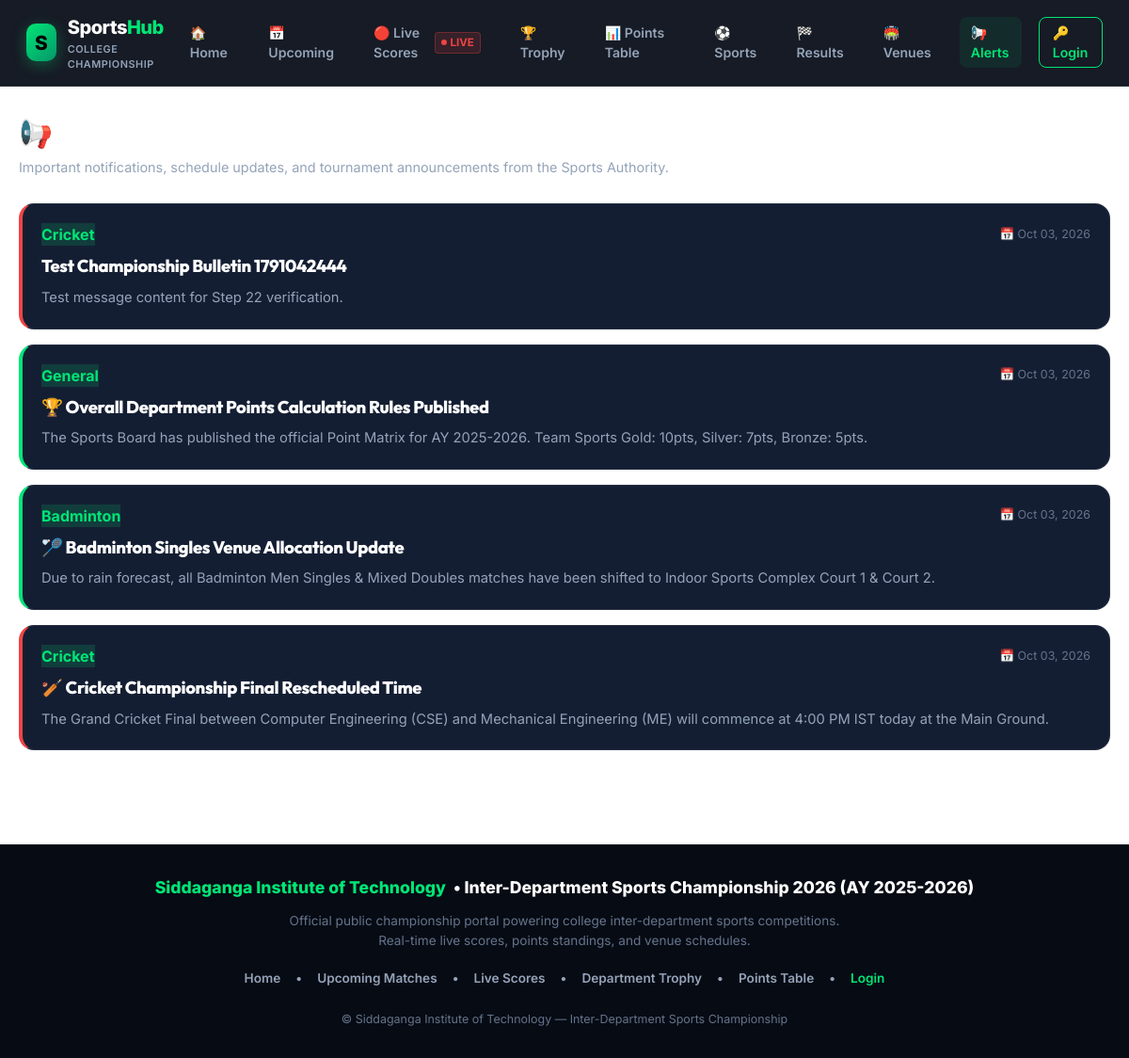
/public/announcements.php, run on the app's committed database.
### tables this page shows
CREATE TABLE `announcements` (
  `id` int(11) NOT NULL AUTO_INCREMENT,
  `title` varchar(255) NOT NULL,
  `message` text NOT NULL,
  `sport` varchar(100) DEFAULT 'General',
  `target_audience` varchar(50) DEFAULT 'Everyone',
  `department` varchar(100) DEFAULT NULL,
  `priority` enum('Normal','Important','Urgent') DEFAULT 'Normal',
  `status` varchar(50) DEFAULT 'Published',
  `publish_date` datetime DEFAULT NULL,
  `created_at` datetime DEFAULT current_timestamp(),
  PRIMARY KEY (`id`)
);

CREATE TABLE `settings` (
  `setting_key` varchar(100) NOT NULL,
  `setting_value` text DEFAULT NULL,
  `updated_at` datetime DEFAULT current_timestamp() ON UPDATE current_timestamp(),
  PRIMARY KEY (`setting_key`)
);

### includes/database.php (called while the page is built, shortened)
<?php
class Database {
    private static $instance = null;
    private $pdo = null;
    private function __construct() {
        try {
            $dsn = "mysql:host=" . DB_HOST . ";port=" . DB_PORT . ";dbname=" . DB_NAME . ";charset=" . DB_CHARSET;
            $options = [
                PDO::ATTR_ERRMODE            => PDO::ERRMODE_EXCEPTION,
                PDO::ATTR_DEFAULT_FETCH_MODE => PDO::FETCH_ASSOC,
                PDO::ATTR_EMULATE_PREPARES   => false,
                PDO::ATTR_TIMEOUT            => 2,
            ];
            $this->pdo = new PDO($dsn, DB_USER, DB_PASS, $options);
            $this->isDemoMode = false;
        } catch (PDOException $e) {
            $this->pdo = null;
            $this->isDemoMode = true;
            $this->connectionStatusMessage = "[DEV NOTICE] MySQL not active or pending setup. Running in Demo Mode.";
        }
    }
    public static function getInstance() {
        if (self::$instance === null) {
            self::$instance = new Database();
        }
        return self::$instance;
    }
    public function getConnection() {
        return $this->pdo;
    }
    public function executeQuery($sql, $params = []) {
        try {
            $stmt = $this->pdo->prepare($sql);
            $stmt->execute($params);
            return $stmt;
        } catch (PDOException $e) {
            error_log("Database Query Error: " . $e->getMessage());
            return false;
        }
    }
    public function fetchAll($sql, $params = []) {
        $stmt = $this->executeQuery($sql, $params);
        return $stmt ? $stmt->fetchAll() : [];
    }
    public function fetchOne($sql, $params = []) {
        $stmt = $this->executeQuery($sql, $params);
        return $stmt ? $stmt->fetch() : null;
    }
}
function getDB() {
    return Database::getInstance();
}
function fetchAll($sql, $params = []) {
    return getDB()->fetchAll($sql, $params);
}
function fetchOne($sql, $params = []) {
    return getDB()->fetchOne($sql, $params);
}

### includes/auth.php (called while the page is built, shortened)
<?php
require_once __DIR__ . '/database.php';
function getSetting($key, $default = '') {
    $db = getDB();
    if ($db->getConnection()) {
        $row = fetchOne("SELECT setting_value FROM settings WHERE setting_key = :k", [':k' => $key]);
        if ($row && $row['setting_value'] !== null) {
            return $row['setting_value'];
        }
    }
    $defaults = [
        'college_name' => 'Siddaganga Institute of Technology',
        'championship_title' => 'Inter-Department Sports Championship 2026',
        'academic_year' => '2025-2026',
        'college_logo' => 'assets/images/college-logo.png',
        'championship_banner' => 'assets/images/hero-bg.jpg',
        'primary_contact_email' => 'sports@sit.ac.in',
        'primary_contact_phone' => '+91 98765 43210',
        'default_timezone' => 'Asia/Kolkata',
        'date_format' => 'Y-m-d H:i:s',
        'footer_text' => '© Siddaganga Institute of Technology — Inter-Department Sports Championship',
        'public_visibility' => '1',
        'notify_upcoming' => '1',
        'notify_live' => '1',
        'notify_results' => '1'
    ];
    return $defaults[$key] ?? $default;
}

### public/announcements.php (the view, shortened to what this page needs)
<?php
require_once __DIR__ . '/../includes/database.php';
require_once __DIR__ . '/../includes/auth.php';
$db = getDB();
$announcements = [];
if ($db->getConnection()) {
    $announcements = fetchAll("
        SELECT * FROM announcements
        WHERE LOWER(status) = 'published'
        AND (LOWER(target_audience) = 'everyone' OR target_audience IS NULL)
        ORDER BY id DESC
    ");
}
include_once __DIR__ . '/../includes/public-header.php';
?>
<div style="margin-bottom: 28px;">
  <h1 style="font-size: 1.8rem; font-weight: 800; color: #fff; margin-bottom: 4px;">📢 Official Championship Bulletins</h1>
  <p style="color: var(--text-muted); font-size: 0.9rem;">Important notifications, schedule updates, and tournament announcements from the Sports Authority.</p>
</div>
<?php if (empty($announcements)): ?>
  <div class="card" style="text-align: center; padding: 48px 20px;">
    <div style="font-size: 3rem; margin-bottom: 12px;">📢</div>
    <h3 style="color: #fff; font-weight: 700; margin-bottom: 8px;">No announcements available.</h3>
    <p style="color: var(--text-muted); font-size: 0.9rem;">Check back later for official tournament bulletins and schedule updates.</p>
  </div>
<?php else: ?>
  <div style="display: flex; flex-direction: column; gap: 16px;">
    <?php foreach ($announcements as $a): ?>
      <div style="background: var(--bg-card); border: 1px solid var(--border-subtle); border-radius: var(--radius-lg); padding: 20px; border-left: 4px solid <?php echo ($a['priority'] === 'Urgent' || $a['priority'] === 'High') ? 'var(--accent-red)' : 'var(--accent-green)'; ?>;">
        <div style="display: flex; justify-content: space-between; align-items: center; margin-bottom: 8px;">
          <span class="badge" style="background: rgba(0, 230, 118, 0.15); color: var(--accent-green); font-weight: 700;">
            <?php echo htmlspecialchars($a['sport']); ?>
          </span>
          <span style="font-size: 0.78rem; color: var(--text-dim);">📅 <?php echo date('M d, Y', strtotime($a['created_at'] ?? 'now')); ?></span>
        </div>
        <h3 style="font-size: 1.15rem; font-weight: 800; color: #fff; margin-bottom: 8px;">
          <?php echo htmlspecialchars($a['title']); ?>
        </h3>
        <p style="color: var(--text-muted); font-size: 0.92rem; line-height: 1.6; margin: 0;">
          <?php echo htmlspecialchars($a['message']); ?>
        </p>
      </div>
    <?php endforeach; ?>
  </div>
<?php endif; ?>
<?php include_once __DIR__ . '/../includes/public-footer.php'; ?>

### includes/public-footer.php (shortened to what this page needs)
</div>
<footer style="background: #070b14; border-top: 1px solid var(--border-subtle); padding: 32px 20px; text-align: center; color: var(--text-muted); font-size: 0.85rem; margin-top: 40px;">
  <div style="max-width: 1280px; margin: 0 auto; display: flex; flex-direction: column; align-items: center; gap: 12px;">
    <div style="display: flex; align-items: center; gap: 8px; font-weight: 800; color: #fff; font-size: 1.1rem;">
      <span style="color: var(--accent-green);"><?php echo htmlspecialchars(getSetting('college_name')); ?></span> &bull; <?php echo htmlspecialchars(getSetting('championship_title')); ?> (AY <?php echo htmlspecialchars(getSetting('academic_year')); ?>)
    </div>
    <p style="margin: 0; max-width: 600px; color: var(--text-dim);">
      Official public championship portal powering college inter-department sports competitions. Real-time live scores, points standings, and venue schedules.
    </p>
    <div style="display: flex; gap: 16px; margin-top: 8px; font-weight: 600;">
      <a href="<?php echo BASE_URL; ?>/public/home.php" style="color: var(--text-muted); text-decoration: none;">Home</a> &bull;
      <a href="<?php echo BASE_URL; ?>/public/upcoming.php" style="color: var(--text-muted); text-decoration: none;">Upcoming Matches</a> &bull;
      <a href="<?php echo BASE_URL; ?>/public/live-score.php" style="color: var(--text-muted); text-decoration: none;">Live Scores</a> &bull;
      <a href="<?php echo BASE_URL; ?>/public/trophy.php" style="color: var(--text-muted); text-decoration: none;">Department Trophy</a> &bull;
      <a href="<?php echo BASE_URL; ?>/public/points-table.php" style="color: var(--text-muted); text-decoration: none;">Points Table</a> &bull;
      <a href="<?php echo BASE_URL; ?>/auth/login.php" style="color: var(--accent-green); text-decoration: none;">Login</a>
    </div>
    <div style="font-size: 0.78rem; color: var(--text-dim); margin-top: 12px;">
      <?php echo htmlspecialchars(getSetting('footer_text')); ?>
    </div>
  </div>
</footer>
</body>
</html>

### assets/css/style.css (style rules this page uses)
:root { --bg-dark-base: #070b14; --bg-dark-surface: #0e1526; --bg-card: #141e33; --bg-card-hover: #1a2744; --bg-input: #090e1a; --border-subtle: rgba(255, 255, 255, 0.08); --border-highlight: rgba(255, 255, 255, 0.15); --border-focus: #00e676; --text-main: #f8fafc; --text-muted: #94a3b8; --text-dim: #64748b; --accent-green: #00e676; --accent-green-bg: rgba(0, 230, 118, 0.12); --accent-red: #ef4444; --accent-red-bg: rgba(239, 68, 68, 0.12); --accent-blue: #3b82f6; --accent-blue-bg: rgba(59, 130, 246, 0.12); --accent-amber: #f59e0b; --accent-purple: #8b5cf6; --sport-cricket: #3b82f6; --sport-football: #10b981; --sport-kabaddi: #f59e0b; --sport-basketball: #ec4899; --sport-volleyball: #8b5cf6; --sport-badminton: #06b6d4; --sport-tennis: #84cc16; --sport-table-tennis: #f97316; --font-heading: 'Outfit', -apple-system, BlinkMacSystemFont, sans-serif; --font-body: 'Inter', -apple-system, BlinkMacSystemFont, sans-serif; --radius-sm: 8px; --radius-md: 12px; --radius-lg: 16px; --radius-full: 9999px; --shadow-sm: 0 4px 6px -1px rgba(0, 0, 0, 0.3); --shadow-md: 0 10px 15px -3px rgba(0, 0, 0, 0.4); --shadow-glow-green: 0 0 20px rgba(0, 230, 118, 0.25); --shadow-glow-red: 0 0 20px rgba(239, 68, 68, 0.25); --sidebar-width: 260px; --sidebar-collapsed-width: 76px; --header-height: 70px; --transition-speed: 0.25s; }
*, *::before, *::after { box-sizing: border-box; margin: 0; padding: 0; }
body { font-family: var(--font-body); background-color: var(--bg-dark-base); color: var(--text-main); line-height: 1.5; min-height: 100vh; overflow-x: hidden; -webkit-font-smoothing: antialiased; }
h1, h2, h3, h4, h5, h6 { font-family: var(--font-heading); font-weight: 700; letter-spacing: -0.02em; color: var(--text-main); }
a { color: var(--accent-green); text-decoration: none; transition: color var(--transition-speed); }

### data on the page
announcements: sport "Cricket", created_at "Oct 03, 2026", title "Test Championship Bulletin 1791042444", message "Test message content for Step 22 verification."
announcements: sport "General", created_at "Oct 03, 2026", title "🏆 Overall Department Points Calculation Rules Published", message "The Sports Board has published the official Point Matrix for AY 2025-2026. Team Sports Gold: 10pts, Silver: 7pts, Bronze: 5pts."
announcements: sport "Badminton", created_at "Oct 03, 2026", title "🏸 Badminton Singles Venue Allocation Update", message "Due to rain forecast, all Badminton Men Singles & Mixed Doubles matches have been shifted to Indoor Sports Complex Court 1 & Court 2."
announcements: sport "Cricket", created_at "Oct 03, 2026", title "🏏 Cricket Championship Final Rescheduled Time", message "The Grand Cricket Final between Computer Engineering (CSE) and Mechanical Engineering (ME) will commence at 4:00 PM IST today at the Main Ground."
settings: setting_value "Siddaganga Institute of Technology"
settings: setting_value "Inter-Department Sports Championship 2026"
settings: setting_value "2025-2026"
settings: setting_value "© Siddaganga Institute of Technology — Inter-Department Sports Championship"
